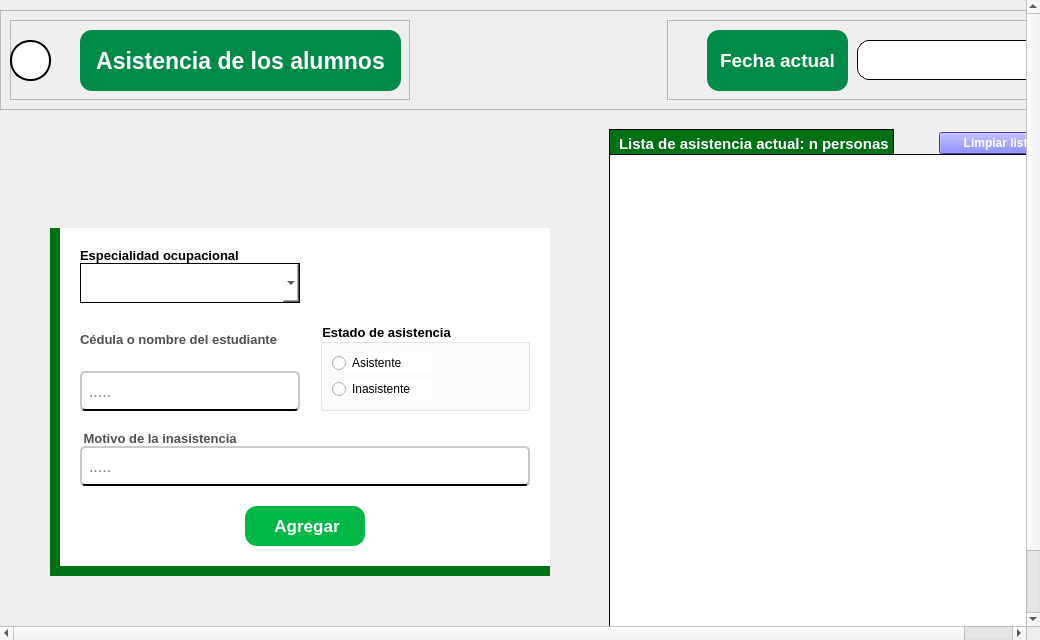
<?xml version="1.0" encoding="UTF-8"?>
<ui version="4.0">
 <class>PantallaAsistenciaAlumnos</class>
 <widget class="QWidget" name="PantallaAsistenciaAlumnos">
  <property name="geometry">
   <rect>
    <x>0</x>
    <y>0</y>
    <width>1040</width>
    <height>640</height>
   </rect>
  </property>
  <property name="windowTitle">
   <string>Form</string>
  </property>
  <layout class="QVBoxLayout" name="verticalLayout">
   <property name="spacing">
    <number>0</number>
   </property>
   <property name="leftMargin">
    <number>0</number>
   </property>
   <property name="topMargin">
    <number>0</number>
   </property>
   <property name="rightMargin">
    <number>0</number>
   </property>
   <property name="bottomMargin">
    <number>0</number>
   </property>
   <item>
    <widget class="QScrollArea" name="area_de_scroll">
     <property name="styleSheet">
      <string notr="true"/>
     </property>
     <property name="frameShape">
      <enum>QFrame::NoFrame</enum>
     </property>
     <property name="verticalScrollBarPolicy">
      <enum>Qt::ScrollBarAlwaysOn</enum>
     </property>
     <property name="widgetResizable">
      <bool>true</bool>
     </property>
     <widget class="QWidget" name="scrollAreaWidgetContents_2">
      <property name="geometry">
       <rect>
        <x>0</x>
        <y>0</y>
        <width>1079</width>
        <height>700</height>
       </rect>
      </property>
      <layout class="QVBoxLayout" name="verticalLayout_4">
       <property name="spacing">
        <number>0</number>
       </property>
       <property name="leftMargin">
        <number>0</number>
       </property>
       <property name="topMargin">
        <number>0</number>
       </property>
       <property name="rightMargin">
        <number>0</number>
       </property>
       <property name="bottomMargin">
        <number>0</number>
       </property>
       <item>
        <widget class="QFrame" name="espacio_principal">
         <property name="styleSheet">
          <string notr="true">QFrame{

	
    background: qlineargradient(
        x1:0, y1:0, x2:1, y2:1,
        stop:0 #3fea87, stop:1 #00770e)
   
}</string>
         </property>
         <property name="frameShape">
          <enum>QFrame::NoFrame</enum>
         </property>
         <property name="frameShadow">
          <enum>QFrame::Raised</enum>
         </property>
         <layout class="QVBoxLayout" name="verticalLayout_5">
          <property name="leftMargin">
           <number>0</number>
          </property>
          <property name="topMargin">
           <number>0</number>
          </property>
          <property name="rightMargin">
           <number>0</number>
          </property>
          <property name="bottomMargin">
           <number>0</number>
          </property>
          <item>
           <widget class="QFrame" name="espacio_superior">
            <property name="sizePolicy">
             <sizepolicy hsizetype="Preferred" vsizetype="Preferred">
              <horstretch>0</horstretch>
              <verstretch>0</verstretch>
             </sizepolicy>
            </property>
            <property name="minimumSize">
             <size>
              <width>500</width>
              <height>100</height>
             </size>
            </property>
            <property name="maximumSize">
             <size>
              <width>16777214</width>
              <height>80</height>
             </size>
            </property>
            <property name="styleSheet">
             <string notr="true">background:none ; </string>
            </property>
            <property name="frameShape">
             <enum>QFrame::StyledPanel</enum>
            </property>
            <property name="frameShadow">
             <enum>QFrame::Raised</enum>
            </property>
            <layout class="QHBoxLayout" name="horizontalLayout">
             <item>
              <widget class="QFrame" name="espacio_a">
               <property name="minimumSize">
                <size>
                 <width>400</width>
                 <height>0</height>
                </size>
               </property>
               <property name="styleSheet">
                <string notr="true">background:none ; </string>
               </property>
               <property name="frameShape">
                <enum>QFrame::StyledPanel</enum>
               </property>
               <property name="frameShadow">
                <enum>QFrame::Raised</enum>
               </property>
               <widget class="QPushButton" name="boton_de_regreso">
                <property name="geometry">
                 <rect>
                  <x>0</x>
                  <y>20</y>
                  <width>41</width>
                  <height>41</height>
                 </rect>
                </property>
                <property name="cursor">
                 <cursorShape>PointingHandCursor</cursorShape>
                </property>
                <property name="styleSheet">
                 <string notr="true">QPushButton{

	background-color: rgb(255, 255, 255);
	border-radius: 20px ;
	border:2px solid;

}

QPushButton:hover{

	background-color: rgb(199, 199, 199)
}</string>
                </property>
                <property name="text">
                 <string/>
                </property>
                <property name="icon">
                 <iconset>
                  <normaloff>../recursos_de_imagenes/iconos_de_interfaz/flecha_izquierda_2.png</normaloff>../recursos_de_imagenes/iconos_de_interfaz/flecha_izquierda_2.png</iconset>
                </property>
                <property name="iconSize">
                 <size>
                  <width>30</width>
                  <height>30</height>
                 </size>
                </property>
               </widget>
               <widget class="QLabel" name="label_control_de_llegada">
                <property name="geometry">
                 <rect>
                  <x>70</x>
                  <y>10</y>
                  <width>321</width>
                  <height>61</height>
                 </rect>
                </property>
                <property name="font">
                 <font>
                  <family>Arial</family>
                  <pointsize>17</pointsize>
                  <weight>75</weight>
                  <bold>true</bold>
                 </font>
                </property>
                <property name="styleSheet">
                 <string notr="true">QLabel{
	
	background-color: rgb(0, 138, 71);
	
	color: rgb(255, 255, 255);
	border-radius:12px;

}</string>
                </property>
                <property name="text">
                 <string>Asistencia de los alumnos</string>
                </property>
                <property name="alignment">
                 <set>Qt::AlignCenter</set>
                </property>
               </widget>
              </widget>
             </item>
             <item>
              <spacer name="horizontalSpacer">
               <property name="orientation">
                <enum>Qt::Horizontal</enum>
               </property>
               <property name="sizeHint" stdset="0">
                <size>
                 <width>285</width>
                 <height>20</height>
                </size>
               </property>
              </spacer>
             </item>
             <item>
              <widget class="QFrame" name="espacio_b">
               <property name="minimumSize">
                <size>
                 <width>400</width>
                 <height>0</height>
                </size>
               </property>
               <property name="styleSheet">
                <string notr="true">background:none ; </string>
               </property>
               <property name="frameShape">
                <enum>QFrame::StyledPanel</enum>
               </property>
               <property name="frameShadow">
                <enum>QFrame::Raised</enum>
               </property>
               <widget class="QLabel" name="label_fecha_actual">
                <property name="geometry">
                 <rect>
                  <x>40</x>
                  <y>10</y>
                  <width>141</width>
                  <height>61</height>
                 </rect>
                </property>
                <property name="minimumSize">
                 <size>
                  <width>0</width>
                  <height>0</height>
                 </size>
                </property>
                <property name="font">
                 <font>
                  <family>Arial</family>
                  <pointsize>14</pointsize>
                  <weight>75</weight>
                  <bold>true</bold>
                 </font>
                </property>
                <property name="styleSheet">
                 <string notr="true">QLabel{
	
	background-color: rgb(0, 138, 71);
	
	color: rgb(255, 255, 255);
	border-radius:12px;

}</string>
                </property>
                <property name="text">
                 <string>Fecha actual</string>
                </property>
                <property name="alignment">
                 <set>Qt::AlignCenter</set>
                </property>
               </widget>
               <widget class="QLabel" name="label_mostrar_fecha">
                <property name="geometry">
                 <rect>
                  <x>190</x>
                  <y>20</y>
                  <width>201</width>
                  <height>40</height>
                 </rect>
                </property>
                <property name="sizePolicy">
                 <sizepolicy hsizetype="Preferred" vsizetype="Preferred">
                  <horstretch>0</horstretch>
                  <verstretch>0</verstretch>
                 </sizepolicy>
                </property>
                <property name="minimumSize">
                 <size>
                  <width>0</width>
                  <height>40</height>
                 </size>
                </property>
                <property name="maximumSize">
                 <size>
                  <width>16777215</width>
                  <height>50</height>
                 </size>
                </property>
                <property name="font">
                 <font>
                  <family>Arial</family>
                  <pointsize>17</pointsize>
                  <weight>75</weight>
                  <bold>true</bold>
                 </font>
                </property>
                <property name="styleSheet">
                 <string notr="true">QLabel{
	
	background-color: white;
	
	border-radius:12px;
	border:1px solid black;

}</string>
                </property>
                <property name="text">
                 <string/>
                </property>
                <property name="alignment">
                 <set>Qt::AlignCenter</set>
                </property>
               </widget>
              </widget>
             </item>
            </layout>
           </widget>
          </item>
          <item alignment="Qt::AlignHCenter">
           <widget class="QFrame" name="espacio_para_tabla_empleados">
            <property name="sizePolicy">
             <sizepolicy hsizetype="Preferred" vsizetype="Preferred">
              <horstretch>0</horstretch>
              <verstretch>0</verstretch>
             </sizepolicy>
            </property>
            <property name="styleSheet">
             <string notr="true">background:none ; </string>
            </property>
            <property name="frameShape">
             <enum>QFrame::NoFrame</enum>
            </property>
            <property name="frameShadow">
             <enum>QFrame::Raised</enum>
            </property>
            <layout class="QHBoxLayout" name="horizontalLayout_2">
             <property name="spacing">
              <number>50</number>
             </property>
             <property name="leftMargin">
              <number>50</number>
             </property>
             <item alignment="Qt::AlignHCenter|Qt::AlignVCenter">
              <widget class="QFrame" name="espacio_para_el_formulario">
               <property name="sizePolicy">
                <sizepolicy hsizetype="Preferred" vsizetype="Preferred">
                 <horstretch>0</horstretch>
                 <verstretch>0</verstretch>
                </sizepolicy>
               </property>
               <property name="minimumSize">
                <size>
                 <width>500</width>
                 <height>0</height>
                </size>
               </property>
               <property name="styleSheet">
                <string notr="true">QFrame {
    background-color: white;
    border-radius: 0px;
	border-left:10px solid rgb(0, 112, 21);
    border-bottom:10px solid rgb(0, 112, 21);
}</string>
               </property>
               <property name="frameShape">
                <enum>QFrame::NoFrame</enum>
               </property>
               <property name="frameShadow">
                <enum>QFrame::Raised</enum>
               </property>
               <layout class="QGridLayout" name="gridLayout">
                <property name="leftMargin">
                 <number>20</number>
                </property>
                <property name="topMargin">
                 <number>20</number>
                </property>
                <property name="rightMargin">
                 <number>20</number>
                </property>
                <property name="bottomMargin">
                 <number>20</number>
                </property>
                <property name="spacing">
                 <number>20</number>
                </property>
                <item row="4" column="0" colspan="2" alignment="Qt::AlignHCenter">
                 <widget class="QPushButton" name="boton_agregar">
                  <property name="minimumSize">
                   <size>
                    <width>120</width>
                    <height>40</height>
                   </size>
                  </property>
                  <property name="maximumSize">
                   <size>
                    <width>120</width>
                    <height>40</height>
                   </size>
                  </property>
                  <property name="font">
                   <font>
                    <family>Arial</family>
                    <pointsize>13</pointsize>
                    <weight>75</weight>
                    <bold>true</bold>
                   </font>
                  </property>
                  <property name="cursor">
                   <cursorShape>PointingHandCursor</cursorShape>
                  </property>
                  <property name="styleSheet">
                   <string notr="true">QPushButton{

	background-color: rgb(0, 183, 72);
	
	color: rgb(255, 255, 255);
	border-radius:12px;

}

QPushButton:hover{

	
	background-color: rgb(0, 56, 10);

}</string>
                  </property>
                  <property name="text">
                   <string> Agregar</string>
                  </property>
                  <property name="icon">
                   <iconset>
                    <normaloff>../recursos_de_imagenes/iconos_de_interfaz/mas_blanco.png</normaloff>../recursos_de_imagenes/iconos_de_interfaz/mas_blanco.png</iconset>
                  </property>
                  <property name="iconSize">
                   <size>
                    <width>26</width>
                    <height>26</height>
                   </size>
                  </property>
                 </widget>
                </item>
                <item row="0" column="0">
                 <layout class="QVBoxLayout" name="verticalLayout_6">
                  <property name="spacing">
                   <number>0</number>
                  </property>
                  <item alignment="Qt::AlignLeft|Qt::AlignBottom">
                   <widget class="QLabel" name="titulo_de_boton_de_opciones">
                    <property name="sizePolicy">
                     <sizepolicy hsizetype="Preferred" vsizetype="Preferred">
                      <horstretch>0</horstretch>
                      <verstretch>30</verstretch>
                     </sizepolicy>
                    </property>
                    <property name="minimumSize">
                     <size>
                      <width>0</width>
                      <height>0</height>
                     </size>
                    </property>
                    <property name="maximumSize">
                     <size>
                      <width>500</width>
                      <height>16777215</height>
                     </size>
                    </property>
                    <property name="font">
                     <font>
                      <family>Arial</family>
                      <pointsize>10</pointsize>
                      <weight>75</weight>
                      <bold>true</bold>
                     </font>
                    </property>
                    <property name="styleSheet">
                     <string notr="true">QLabel{
	
	color: rgb(0, 0, 0);
	border:none;
}</string>
                    </property>
                    <property name="text">
                     <string>Especialidad ocupacional</string>
                    </property>
                   </widget>
                  </item>
                  <item alignment="Qt::AlignTop">
                   <widget class="QComboBox" name="boton_especialidades">
                    <property name="sizePolicy">
                     <sizepolicy hsizetype="Fixed" vsizetype="Fixed">
                      <horstretch>0</horstretch>
                      <verstretch>0</verstretch>
                     </sizepolicy>
                    </property>
                    <property name="minimumSize">
                     <size>
                      <width>220</width>
                      <height>40</height>
                     </size>
                    </property>
                    <property name="maximumSize">
                     <size>
                      <width>200</width>
                      <height>16777215</height>
                     </size>
                    </property>
                    <property name="styleSheet">
                     <string notr="true">QComboBox{

	font: 75 12pt &quot;Arial&quot;;
	padding-left:15px;
	background:white;
	border:1px solid black;
}

QComboBox:focus {
    border: 2px solid #0078d7;   /* Borde azul cuando está en foco */
    background-color: #e0f7ff;   /* Fondo azul claro */
}

QComboBox:focus {
    border: 2px solid #0078d7;   /* Borde azul cuando está en foco */
    background-color: #e0f7ff;   /* Fondo azul claro */
}




QComboBox QAbstractItemView {
    border: 1px solid #ccc;
    background-color: white;
    color: #333;
    padding: 5px;  /* Margen interno de la lista */
    spacing: 10px; /* Espaciado entre los elementos (algunas versiones de Qt lo admiten) */
}

QComboBox QAbstractItemView::item {
    padding: 8px; /* Espaciado interno de cada elemento */
    margin: 4px; /* Separación entre los elementos */
}

QComboBox QAbstractItemView::item:hover {
    background-color: #c5c1c1;
    color: white;
}



</string>
                    </property>
                    <property name="editable">
                     <bool>false</bool>
                    </property>
                    <property name="currentText">
                     <string/>
                    </property>
                    <property name="currentIndex">
                     <number>-1</number>
                    </property>
                    <property name="insertPolicy">
                     <enum>QComboBox::NoInsert</enum>
                    </property>
                    <property name="iconSize">
                     <size>
                      <width>40</width>
                      <height>40</height>
                     </size>
                    </property>
                    <property name="placeholderText">
                     <string/>
                    </property>
                   </widget>
                  </item>
                 </layout>
                </item>
                <item row="3" column="0" colspan="2">
                 <layout class="QVBoxLayout" name="verticalLayout_7">
                  <property name="spacing">
                   <number>0</number>
                  </property>
                  <item alignment="Qt::AlignLeft">
                   <widget class="QLabel" name="label_motivo_de_inasistencia">
                    <property name="enabled">
                     <bool>true</bool>
                    </property>
                    <property name="font">
                     <font>
                      <family>Arial</family>
                      <pointsize>10</pointsize>
                      <weight>75</weight>
                      <bold>true</bold>
                     </font>
                    </property>
                    <property name="styleSheet">
                     <string notr="true">QLabel{

	
	color: rgb(80, 80, 80);

	border-color: #ffffff;
	border:none;


}
</string>
                    </property>
                    <property name="text">
                     <string> Motivo de la inasistencia </string>
                    </property>
                    <property name="scaledContents">
                     <bool>false</bool>
                    </property>
                   </widget>
                  </item>
                  <item>
                   <widget class="QLineEdit" name="input_motivo_de_inasistencia">
                    <property name="enabled">
                     <bool>true</bool>
                    </property>
                    <property name="minimumSize">
                     <size>
                      <width>0</width>
                      <height>40</height>
                     </size>
                    </property>
                    <property name="font">
                     <font>
                      <family>Arial</family>
                      <pointsize>12</pointsize>
                     </font>
                    </property>
                    <property name="styleSheet">
                     <string notr="true">QLineEdit{
	
	background-color: rgb(255, 255, 255);
	border-radius:5px;
	padding-left: 5px;
 padding-right:5px;
	padding-top:1px;
	border-bottom:2px solid black  ;
	border-top: 2px solid rgb(202, 202, 202);
	border-left: 2px solid rgb(202, 202, 202);
	border-right: 2px solid rgb(202, 202, 202);

}

QLineEdit:focus{

	border: 2px solid rgb(17, 192, 255)



}




QLineEdit:disabled {
        background-color:rgb(189, 189, 189);
        color: #808080;
        border: 1px solid rgb(127, 127, 127);
    }
 </string>
                    </property>
                    <property name="text">
                     <string/>
                    </property>
                    <property name="placeholderText">
                     <string>.....</string>
                    </property>
                   </widget>
                  </item>
                 </layout>
                </item>
                <item row="1" column="0">
                 <layout class="QVBoxLayout" name="verticalLayout_3">
                  <property name="spacing">
                   <number>0</number>
                  </property>
                  <item alignment="Qt::AlignLeft">
                   <widget class="QLabel" name="label_cedula_empleado">
                    <property name="font">
                     <font>
                      <family>Arial</family>
                      <pointsize>10</pointsize>
                      <weight>75</weight>
                      <bold>true</bold>
                     </font>
                    </property>
                    <property name="styleSheet">
                     <string notr="true">QLabel{

	
	color: rgb(80, 80, 80);

	border-color: #ffffff;
	border:none;


}
</string>
                    </property>
                    <property name="text">
                     <string>Cédula o nombre del estudiante</string>
                    </property>
                    <property name="scaledContents">
                     <bool>false</bool>
                    </property>
                   </widget>
                  </item>
                  <item>
                   <widget class="QLabel" name="label_nombre_alumno_guia">
                    <property name="minimumSize">
                     <size>
                      <width>0</width>
                      <height>10</height>
                     </size>
                    </property>
                    <property name="maximumSize">
                     <size>
                      <width>16777215</width>
                      <height>15</height>
                     </size>
                    </property>
                    <property name="font">
                     <font>
                      <family>Arial</family>
                     </font>
                    </property>
                    <property name="styleSheet">
                     <string notr="true">border:none;</string>
                    </property>
                    <property name="text">
                     <string/>
                    </property>
                   </widget>
                  </item>
                  <item alignment="Qt::AlignLeft">
                   <widget class="QLineEdit" name="input_cedula_alumno">
                    <property name="enabled">
                     <bool>true</bool>
                    </property>
                    <property name="minimumSize">
                     <size>
                      <width>220</width>
                      <height>40</height>
                     </size>
                    </property>
                    <property name="font">
                     <font>
                      <family>Arial</family>
                      <pointsize>12</pointsize>
                     </font>
                    </property>
                    <property name="styleSheet">
                     <string notr="true">QLineEdit{
	
	background-color: rgb(255, 255, 255);
	border-radius:5px;
	padding-left: 5px;
 padding-right:5px;
	padding-top:1px;
	border-bottom:2px solid black  ;
	border-top: 2px solid rgb(202, 202, 202);
	border-left: 2px solid rgb(202, 202, 202);
	border-right: 2px solid rgb(202, 202, 202);

}

QLineEdit:focus{

	border: 2px solid rgb(17, 192, 255)



}

QLineEdit:disabled {
        background-color:rgb(189, 189, 189);
        color: #808080;
        border: 1px solid rgb(127, 127, 127);
    }
 </string>
                    </property>
                    <property name="placeholderText">
                     <string>.....</string>
                    </property>
                   </widget>
                  </item>
                 </layout>
                </item>
                <item row="1" column="1">
                 <widget class="QGroupBox" name="estado_de_asistencia">
                  <property name="font">
                   <font>
                    <family>Arial</family>
                    <pointsize>10</pointsize>
                    <weight>75</weight>
                    <bold>true</bold>
                   </font>
                  </property>
                  <property name="styleSheet">
                   <string notr="true">QGroupBox{

	background-color: rgb(255, 255, 255);


}</string>
                  </property>
                  <property name="title">
                   <string>Estado de asistencia</string>
                  </property>
                  <layout class="QVBoxLayout" name="verticalLayout_2">
                   <item>
                    <widget class="QRadioButton" name="input_asistente">
                     <property name="minimumSize">
                      <size>
                       <width>2</width>
                       <height>0</height>
                      </size>
                     </property>
                     <property name="maximumSize">
                      <size>
                       <width>100</width>
                       <height>16777215</height>
                      </size>
                     </property>
                     <property name="styleSheet">
                      <string notr="true">QRadioButton{

	background-color: rgb(255, 255, 255);
	font: 75 10pt &quot;Arial&quot;;

}</string>
                     </property>
                     <property name="text">
                      <string>Asistente</string>
                     </property>
                    </widget>
                   </item>
                   <item>
                    <widget class="QRadioButton" name="input_inasistente">
                     <property name="minimumSize">
                      <size>
                       <width>2</width>
                       <height>0</height>
                      </size>
                     </property>
                     <property name="maximumSize">
                      <size>
                       <width>100</width>
                       <height>16777215</height>
                      </size>
                     </property>
                     <property name="styleSheet">
                      <string notr="true">QRadioButton{

	background-color: rgb(255, 255, 255);
	font: 75 10pt &quot;Arial&quot;;

}</string>
                     </property>
                     <property name="text">
                      <string>Inasistente</string>
                     </property>
                    </widget>
                   </item>
                  </layout>
                 </widget>
                </item>
               </layout>
              </widget>
             </item>
             <item alignment="Qt::AlignHCenter">
              <widget class="QFrame" name="espacio_lista_asistencia">
               <property name="font">
                <font>
                 <family>Arial</family>
                 <pointsize>12</pointsize>
                 <weight>75</weight>
                 <bold>true</bold>
                </font>
               </property>
               <property name="styleSheet">
                <string notr="true">QFrame{

	border:none;

}

</string>
               </property>
               <layout class="QVBoxLayout" name="verticalLayout_10">
                <item>
                 <layout class="QGridLayout" name="gridLayout_2">
                  <property name="verticalSpacing">
                   <number>0</number>
                  </property>
                  <item row="0" column="0">
                   <widget class="QLabel" name="label_titulo_asistencia">
                    <property name="minimumSize">
                     <size>
                      <width>0</width>
                      <height>30</height>
                     </size>
                    </property>
                    <property name="maximumSize">
                     <size>
                      <width>285</width>
                      <height>20</height>
                     </size>
                    </property>
                    <property name="font">
                     <font>
                      <family>Arial</family>
                      <pointsize>11</pointsize>
                      <weight>75</weight>
                      <bold>true</bold>
                     </font>
                    </property>
                    <property name="styleSheet">
                     <string notr="true">QLabel{

	
	background-color: rgb(0, 112, 21);
	
	color: rgb(255, 255, 255);
	
	padding-left:5px;

	border:1px solid black;

}</string>
                    </property>
                    <property name="text">
                     <string>Lista de asistencia actual: n personas</string>
                    </property>
                    <property name="alignment">
                     <set>Qt::AlignLeading|Qt::AlignLeft|Qt::AlignVCenter</set>
                    </property>
                   </widget>
                  </item>
                  <item row="0" column="1" alignment="Qt::AlignRight|Qt::AlignBottom">
                   <widget class="QPushButton" name="boton_limpiar_lista">
                    <property name="sizePolicy">
                     <sizepolicy hsizetype="Minimum" vsizetype="Fixed">
                      <horstretch>0</horstretch>
                      <verstretch>10</verstretch>
                     </sizepolicy>
                    </property>
                    <property name="minimumSize">
                     <size>
                      <width>120</width>
                      <height>20</height>
                     </size>
                    </property>
                    <property name="maximumSize">
                     <size>
                      <width>400</width>
                      <height>16777215</height>
                     </size>
                    </property>
                    <property name="font">
                     <font>
                      <family>Arial</family>
                      <pointsize>9</pointsize>
                      <weight>75</weight>
                      <bold>true</bold>
                     </font>
                    </property>
                    <property name="cursor">
                     <cursorShape>PointingHandCursor</cursorShape>
                    </property>
                    <property name="styleSheet">
                     <string notr="true">QPushButton{

	background-color: rgb(85, 85, 255);
	
	color: rgb(255, 255, 255);

}

QPushButton:hover{

	
	background-color: rgb(34, 26, 143);

}</string>
                    </property>
                    <property name="text">
                     <string comment="hola" extracomment="sd">Limpiar lista</string>
                    </property>
                    <property name="icon">
                     <iconset>
                      <normaloff>../recursos_de_imagenes/iconos_de_interfaz/brocha.png</normaloff>../recursos_de_imagenes/iconos_de_interfaz/brocha.png</iconset>
                    </property>
                   </widget>
                  </item>
                  <item row="1" column="0" colspan="2">
                   <widget class="QListWidget" name="lista_asistencia">
                    <property name="sizePolicy">
                     <sizepolicy hsizetype="Preferred" vsizetype="Preferred">
                      <horstretch>0</horstretch>
                      <verstretch>0</verstretch>
                     </sizepolicy>
                    </property>
                    <property name="minimumSize">
                     <size>
                      <width>450</width>
                      <height>480</height>
                     </size>
                    </property>
                    <property name="maximumSize">
                     <size>
                      <width>100</width>
                      <height>16777215</height>
                     </size>
                    </property>
                    <property name="styleSheet">
                     <string notr="true">QListWidget{

	border:1px solid black;
	border-radius:0px;
	background:#ffffff;

}</string>
                    </property>
                    <property name="frameShape">
                     <enum>QFrame::NoFrame</enum>
                    </property>
                   </widget>
                  </item>
                 </layout>
                </item>
                <item alignment="Qt::AlignHCenter">
                 <widget class="QPushButton" name="boton_suministrar">
                  <property name="sizePolicy">
                   <sizepolicy hsizetype="Minimum" vsizetype="Fixed">
                    <horstretch>0</horstretch>
                    <verstretch>0</verstretch>
                   </sizepolicy>
                  </property>
                  <property name="minimumSize">
                   <size>
                    <width>150</width>
                    <height>40</height>
                   </size>
                  </property>
                  <property name="maximumSize">
                   <size>
                    <width>120</width>
                    <height>40</height>
                   </size>
                  </property>
                  <property name="font">
                   <font>
                    <family>Arial</family>
                    <pointsize>13</pointsize>
                    <weight>75</weight>
                    <bold>true</bold>
                   </font>
                  </property>
                  <property name="cursor">
                   <cursorShape>PointingHandCursor</cursorShape>
                  </property>
                  <property name="styleSheet">
                   <string notr="true">QPushButton{

	background-color: rgb(0, 183, 72);
	
	color: rgb(255, 255, 255);
	border-radius:12px;

}

QPushButton:hover{

	
	background-color: rgb(0, 56, 10);

}</string>
                  </property>
                  <property name="text">
                   <string>Suministrar</string>
                  </property>
                  <property name="icon">
                   <iconset>
                    <normaloff>../recursos_de_imagenes/iconos_de_interfaz/exportar.png</normaloff>../recursos_de_imagenes/iconos_de_interfaz/exportar.png</iconset>
                  </property>
                  <property name="iconSize">
                   <size>
                    <width>26</width>
                    <height>26</height>
                   </size>
                  </property>
                 </widget>
                </item>
               </layout>
              </widget>
             </item>
            </layout>
           </widget>
          </item>
         </layout>
        </widget>
       </item>
      </layout>
     </widget>
    </widget>
   </item>
  </layout>
 </widget>
 <resources/>
 <connections/>
</ui>
